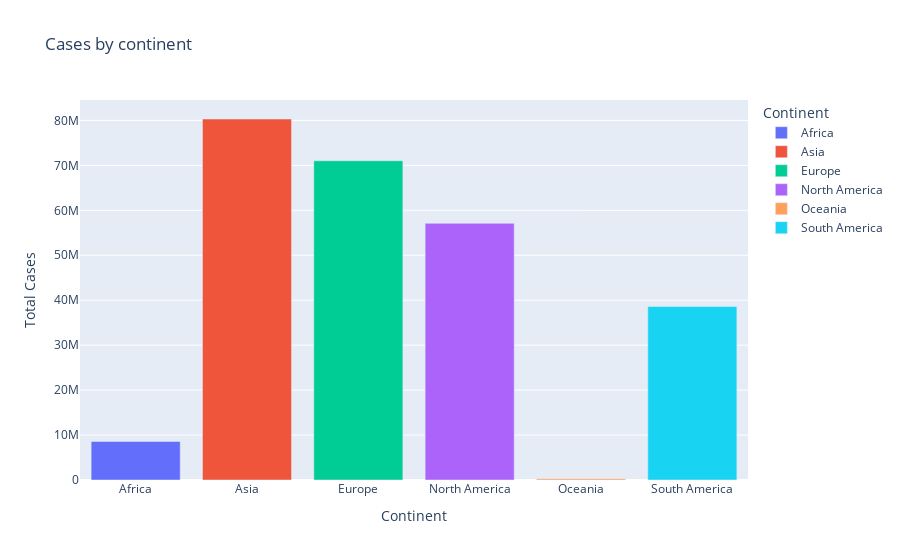

Notebook source saved alongside this figure:
### Markdown cell above
<br>
<h1>Displaying data</h1>

### Code cell
px.bar(results_by_cont, x="Continent", y="Total Cases", color="Continent", title="Cases by continent")

### Figure 1 — Plotly figure (JSON) as saved in the notebook; plotly's stock layout.template omitted (floating-point values rounded to 4 significant figures)
{"data": [{"alignmentgroup": "True", "hovertemplate": "Continent=%{x}<br>Total Cases=%{y}<extra></extra>", "legendgroup": "Africa", "marker": {"color": "#636efa", "pattern": {"shape": ""}}, "name": "Africa", "offsetgroup": "Africa", "orientation": "v", "showlegend": true, "textposition": "auto", "type": "bar", "x": ["Africa"], "xaxis": "x", "y": [8577354], "yaxis": "y"}, {"alignmentgroup": "True", "hovertemplate": "Continent=%{x}<br>Total Cases=%{y}<extra></extra>", "legendgroup": "Asia", "marker": {"color": "#EF553B", "pattern": {"shape": ""}}, "name": "Asia", "offsetgroup": "Asia", "orientation": "v", "showlegend": true, "textposition": "auto", "type": "bar", "x": ["Asia"], "xaxis": "x", "y": [80314765], "yaxis": "y"}, {"alignmentgroup": "True", "hovertemplate": "Continent=%{x}<br>Total Cases=%{y}<extra></extra>", "legendgroup": "Europe", "marker": {"color": "#00cc96", "pattern": {"shape": ""}}, "name": "Europe", "offsetgroup": "Europe", "orientation": "v", "showlegend": true, "textposition": "auto", "type": "bar", "x": ["Europe"], "xaxis": "x", "y": [71024170], "yaxis": "y"}, {"alignmentgroup": "True", "hovertemplate": "Continent=%{x}<br>Total Cases=%{y}<extra></extra>", "legendgroup": "North America", "marker": {"color": "#ab63fa", "pattern": {"shape": ""}}, "name": "North America", "offsetgroup": "North America", "orientation": "v", "showlegend": true, "textposition": "auto", "type": "bar", "x": ["North America"], "xaxis": "x", "y": [57106016], "yaxis": "y"}, {"alignmentgroup": "True", "hovertemplate": "Continent=%{x}<br>Total Cases=%{y}<extra></extra>", "legendgroup": "Oceania", "marker": {"color": "#FFA15A", "pattern": {"shape": ""}}, "name": "Oceania", "offsetgroup": "Oceania", "orientation": "v", "showlegend": true, "textposition": "auto", "type": "bar", "x": ["Oceania"], "xaxis": "x", "y": [293321], "yaxis": "y"}, {"alignmentgroup": "True", "hovertemplate": "Continent=%{x}<br>Total Cases=%{y}<extra></extra>", "legendgroup": "South America", "marker": {"color": "#19d3f3", "pattern": {"shape": ""}}, "name": "South America", "offsetgroup": "South America", "orientation": "v", "showlegend": true, "textposition": "auto", "type": "bar", "x": ["South America"], "xaxis": "x", "y": [38588771], "yaxis": "y"}], "layout": {"barmode": "relative", "legend": {"title": {"text": "Continent"}, "tracegroupgap": 0}, "title": {"text": "Cases by continent"}, "xaxis": {"anchor": "y", "categoryarray": ["Africa", "Asia", "Europe", "North America", "Oceania", "South America"], "categoryorder": "array", "domain": [0, 1], "title": {"text": "Continent"}}, "yaxis": {"anchor": "x", "domain": [0, 1], "title": {"text": "Total Cases"}}}}
